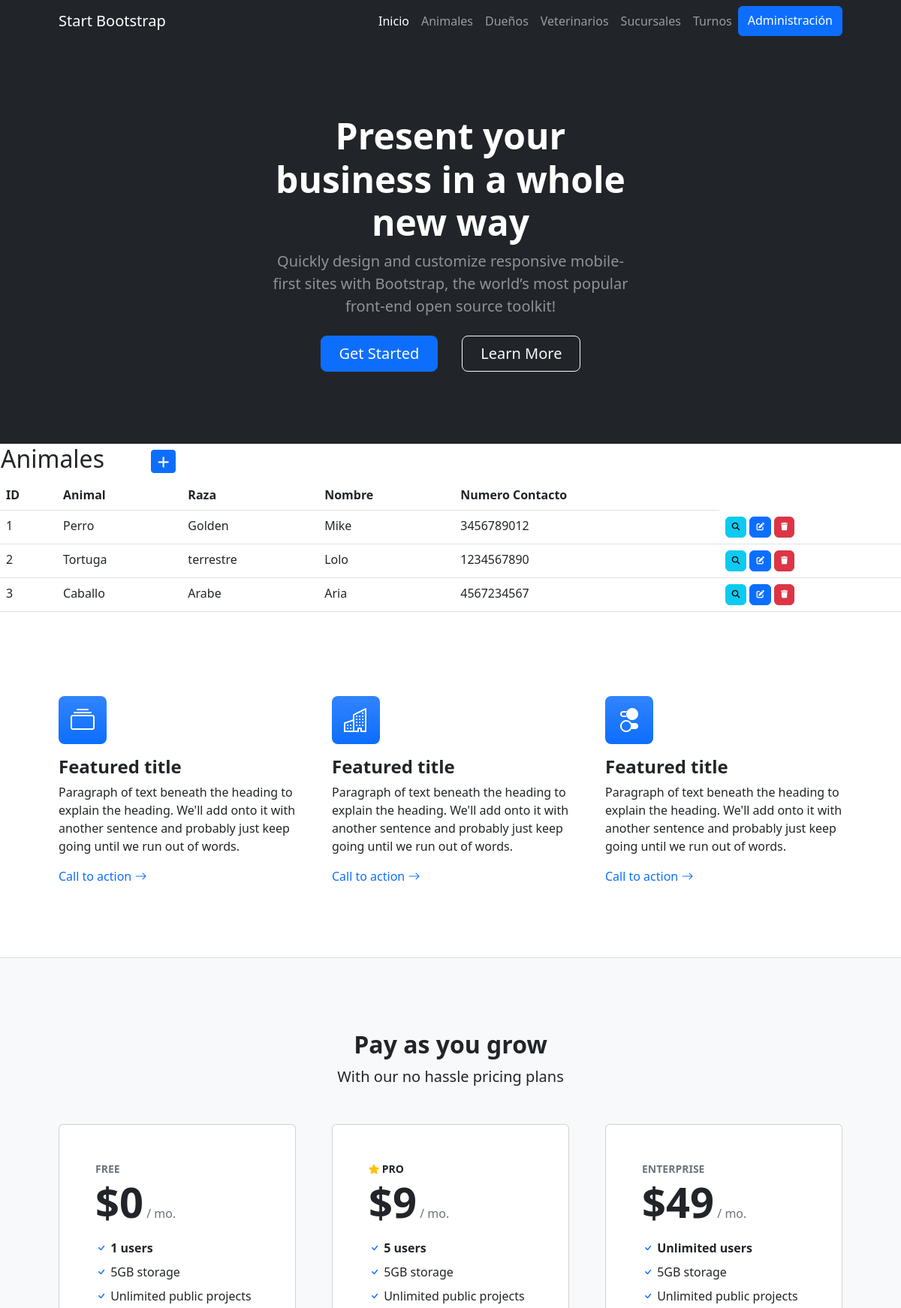
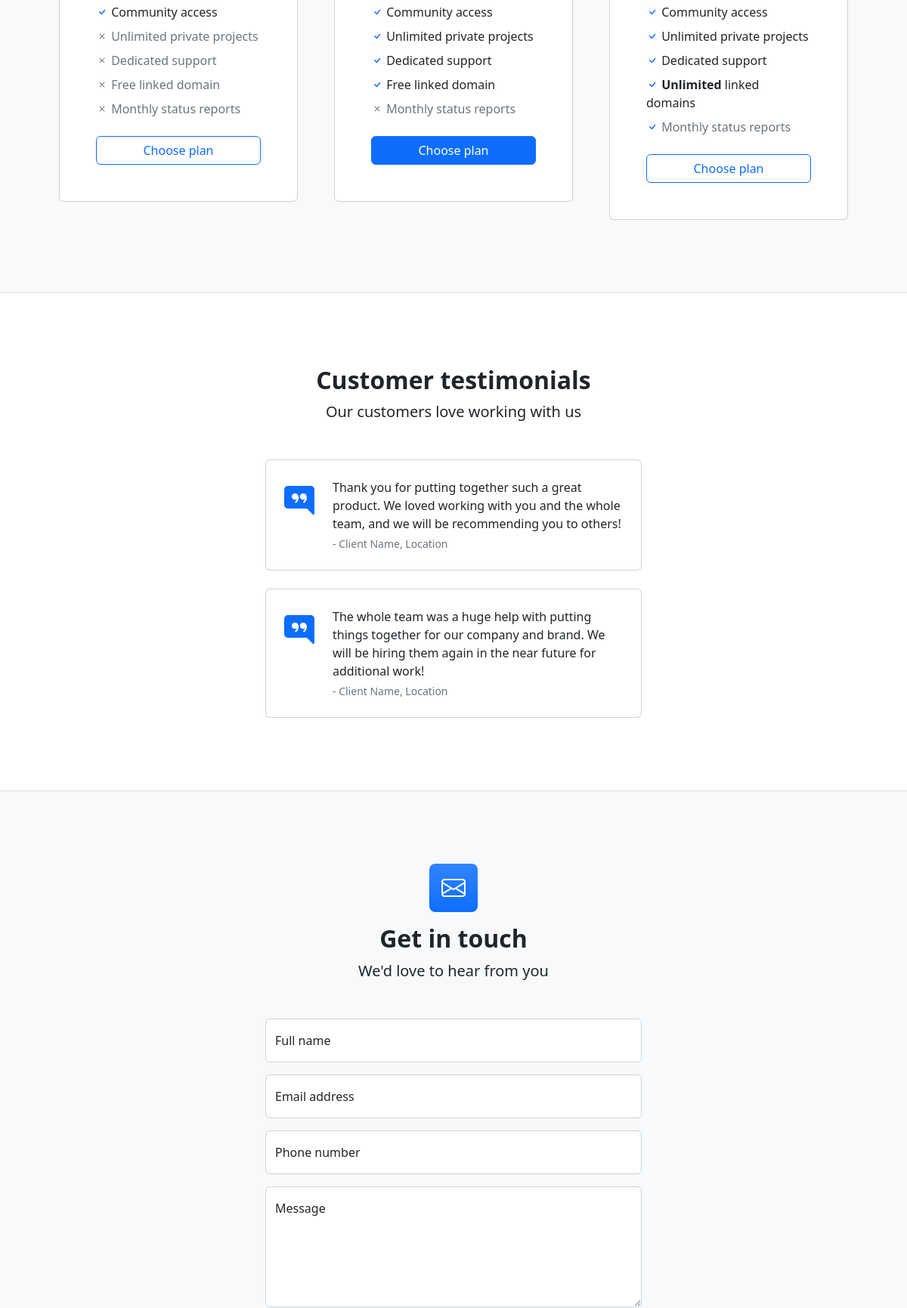
The page /aplicacion/animalList/ (upper part) on the database its author committed (2 pictures, top to bottom).
### aplicacion/models.py (models this page shows, shortened)
class Animal(models.Model):
    animal = models.CharField(max_length=25)
    raza = models.CharField(max_length=25)
    nombre = models.CharField(max_length=25)
    numeroContacto = models.IntegerField(null=False, blank=False)
    dueño = models.ForeignKey(Duenio, on_delete=models.CASCADE)

### aplicacion/views.py (the view)
# urls.py: path('animalList/', AnimalList.as_view(), name="animales"),
class AnimalList(ListView):
    model = Animal

### aplicacion/templates/aplicacion/animal_list.html (shortened to what this page needs)
{% extends 'aplicacion/base.html' %}
{% load static %}
{% block contenido %}
<table>
    <tr>
        <td width="200"><h2>Animales</h2></td>
        <td>
            <a
            href="{% url 'createAnimal' %}"
            class="btn btn-primary btn-sm"
            >
            </a>
        </td>
    </tr>
</table>
<table class="table">
  <thead>
    <tr>
      <th>ID</th>
      <th>Animal</th>
      <th>Raza</th>
      <th>Nombre</th>
      <th>Numero Contacto</th>
    </tr>
  </thead>
  <tbody>
    {% for animal in animal_list %}
    <tr>
      <td>{{ animal.id }}</td>
      <td>{{ animal.animal }}</td>
      <td>{{ animal.raza }}</td>
      <td>{{ animal.nombre }}</td>
      <td>{{ animal.numeroContacto }}</td>
      <td>
        <a
        href="#"
        class="btn btn-info"
        style="--bs-btn-padding-y: .25rem; --bs-btn-padding-x: .5rem; --bs-btn-font-size: .75rem;"
        >
        </a>
        <a
          href="#"
          class="btn btn-primary"
          style="--bs-btn-padding-y: .25rem; --bs-btn-padding-x: .5rem; --bs-btn-font-size: .75rem;"
          >
        </a>
        <a
          href="#"
          class="btn btn-danger"
          style="--bs-btn-padding-y: .25rem; --bs-btn-padding-x: .5rem; --bs-btn-font-size: .75rem;"
          >
        </a>
      </td>
    </tr>
    {% endfor %}
  </tbody>
</table>
{% endblock contenido %}

### rows shown on the page
Animal: id "1", animal "Perro", raza "Golden", nombre "Mike", numeroContacto "3456789012"
Animal: id "2", animal "Tortuga", raza "terrestre", nombre "Lolo", numeroContacto "1234567890"
Animal: id "3", animal "Caballo", raza "Arabe", nombre "Aria", numeroContacto "4567234567"
